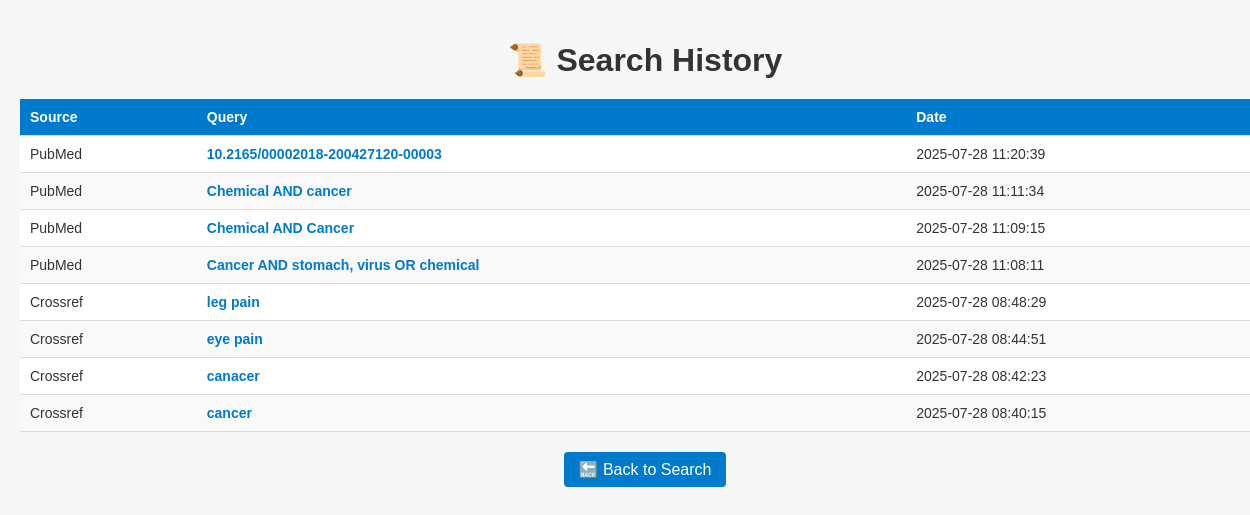
Before: /history with the older database file.
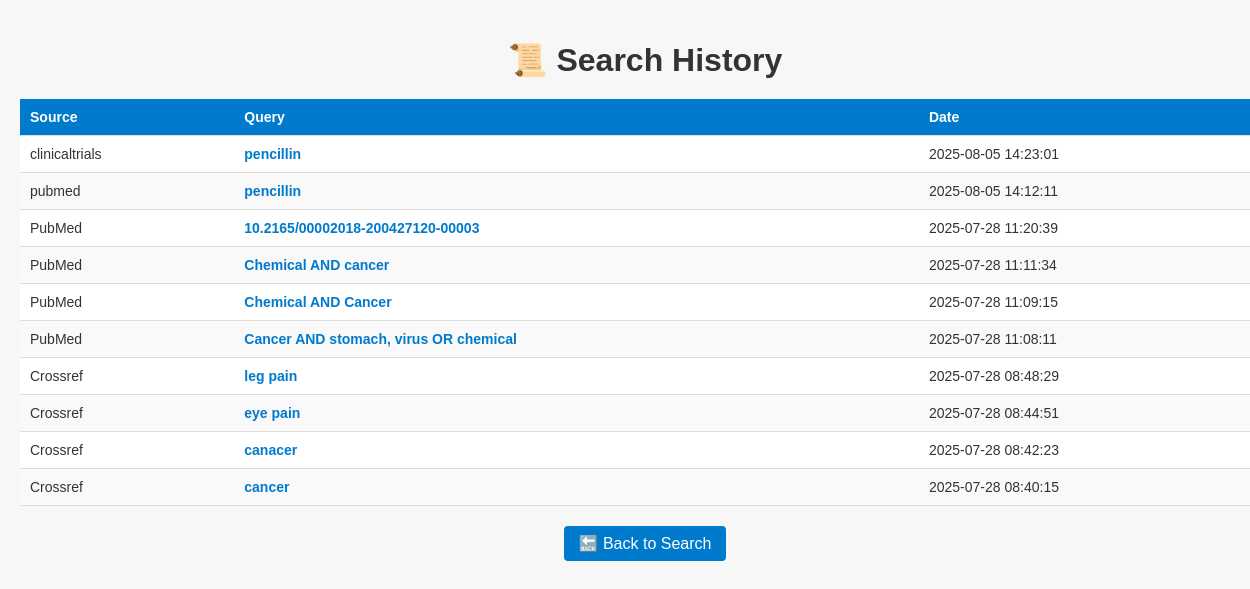
After: the same page with the newer database file.
### tables this page shows
CREATE TABLE searches (
        id INTEGER PRIMARY KEY AUTOINCREMENT,
        source TEXT,
        query TEXT,
        filters TEXT,
        timestamp DATETIME DEFAULT CURRENT_TIMESTAMP
    );

### app.py (the view)
@app.route("/history")
def history():
    history_data = get_archive()
    return render_template("history.html", history=history_data)

### database/database.py (called while the page is built)
def get_connection():
    conn = sqlite3.connect(DB_PATH, timeout=10)
    conn.execute("PRAGMA journal_mode=WAL;")
    return conn

def get_archive():
    try:
        with get_connection() as conn:
            cursor = conn.cursor()
            cursor.execute("""
                SELECT id, source, query, filters, timestamp
                FROM searches
                ORDER BY timestamp DESC
            """)
            return cursor.fetchall()
    except Exception as e:
        print(f"[DB] ⚠ Failed to retrieve history: {e}")
        return []

### templates/history.html (shortened to what this page needs)
<!DOCTYPE html>
<html lang="en">
<head>
    <link rel="stylesheet" href="{{ url_for('static', filename='style.css') }}">
</head>
<body>
    <h1>📜 Search History</h1>
    {% if history %}
        <div style="overflow-x:auto;">
            <table class="history-table">
                <thead>
                    <tr>
                        <th>Source</th>
                        <th>Query</th>
                        <th>Date</th>
                    </tr>
                </thead>
                <tbody>
                    {% for h in history %}
                    <tr>
                        <td>{{ h[1] }}</td>
                        <td>
                            <a class="action-link" href="{{ url_for('history_results', search_id=h[0]) }}">
                                {{ h[2] }}
                            </a>
                        </td>
                        <td>{{ h[4] }}</td>
                    </tr>
                    {% endfor %}
                </tbody>
            </table>
        </div>
    {% else %}
        <p style="text-align:center;">⚠ No search history available.</p>
    {% endif %}
    <div style="text-align:center;">
        <a class="back-link" href="{{ url_for('search_page') }}">🔙 Back to Search</a>
    </div>
</body>
</html>

### static/css/style.css (style rules this page uses)
html, body { margin: 0; padding: 0; width: 100%; overflow-x: hidden; min-height: 100%; }
body { font-family: Arial, sans-serif; background: #f9f9f9; color: #333; }

### templates/history.html (style rules this page uses)
body { font-family: Arial, sans-serif; padding: 20px; background: #f7f7f7; margin: 0; }
h1 { text-align: center; margin-bottom: 20px; color: #333; }
.history-table { width: 100%; border-collapse: collapse; background: white; box-shadow: 0 2px 5px rgba(0,0,0,0.1); overflow-x: auto; }
.history-table th, .history-table td { padding: 10px; border-bottom: 1px solid #ddd; text-align: left; font-size: 14px; }
.history-table th { background: #007acc; color: white; position: sticky; top: 0; }
.history-table tr:nth-child(even) { background: #f9f9f9; }
.action-link { text-decoration: none; color: #007acc; font-weight: bold; }
.back-link { display: inline-block; margin-top: 20px; text-decoration: none; background: #007acc; color: white; padding: 8px 15px; border-radius: 4px; }

Changed rows visible on the page:
added searches: source "clinicaltrials", query "pencillin", timestamp "2025-08-05 14:23:01"
added searches: source "pubmed", query "pencillin", timestamp "2025-08-05 14:12:11"
